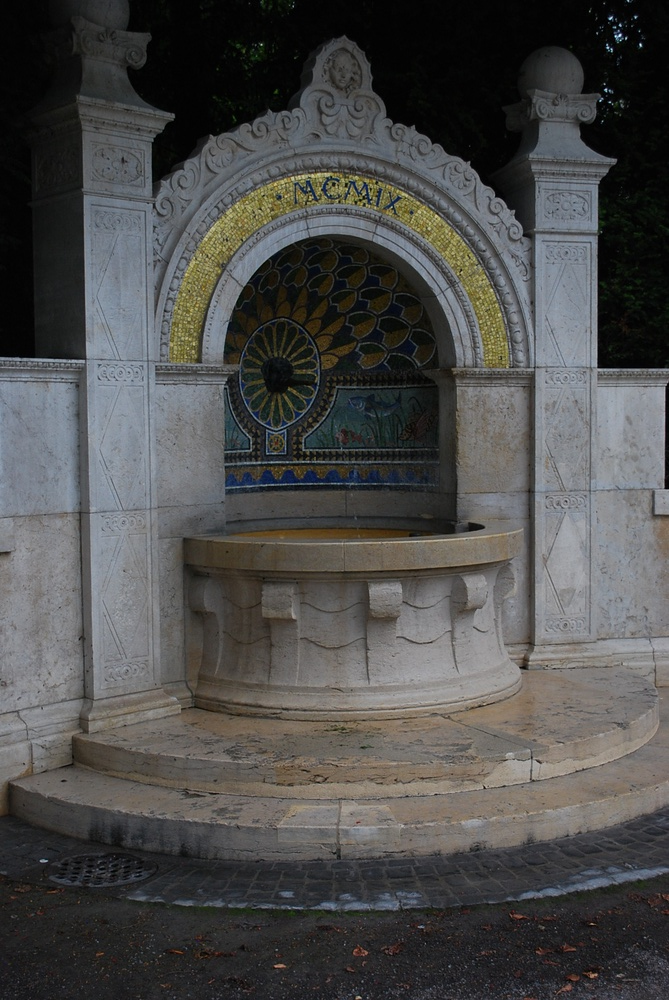
#> input picture MVGlab03_FandH-estimation-main/images/DSC_0480.JPG, 669 x 1000 px, shrunk from 1296 x 1936 before the run; its folder holds only this picture in this run
$ jupyter execute --allow-errors FandH_estimation.ipynb
#> lines starting #> are read from the running program, lines starting #| are printed output that depends on the picture
#> in build_img_info, img is the input picture: shape (1000, 669, 3); mean B, G, R 75, 76.1, 76.4
# 第三次课程作业——基础矩阵、单应矩阵估计

## 任务

- 根据归一化八点法求取基本矩阵
- 根据四点法求取单应矩阵
- 以 images 文件夹里的 **SDC_0480.JPG** 和 **DSC_0481.JPG** 两幅图片为例

<div align=center>

</div>

## 示例代码

- **图像信息提取函数（SIFT特征点和EXIF信息）**

[cell 1]
class FeatureProcess:
    """
    Simple SIFT feature process
    """

    def __init__(self, image):
        """
        Init
        :param image: (np.ndarray): Image in RGB
        """
        self.image = image
        self.gray = cv2.cvtColor(self.image, cv2.COLOR_BGR2GRAY)
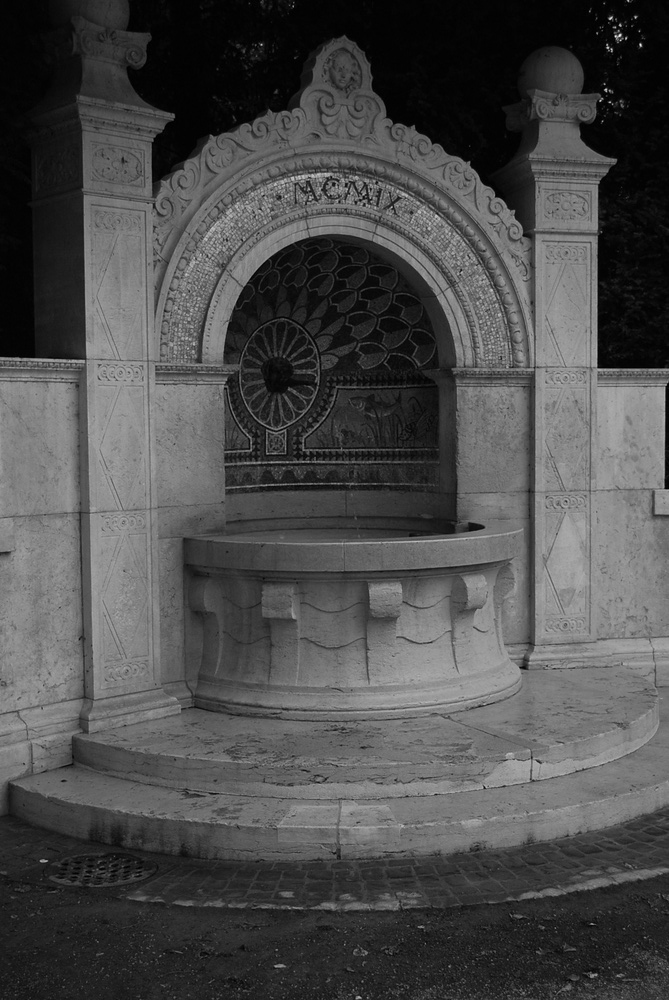
#> self.gray: shape (1000, 669); min 0, max 241, mean 76
        self.keypoints = None
        self.descriptors = None

    def extract_features(self):
        """
        Extract SIFT features in image.
        :return: (list, np.ndarray): keypoints, descriptors in image
        """
        sift = cv2.SIFT_create()
        keypoints, descriptors = sift.detectAndCompute(self.gray, None)
#> keypoints = 2092 keypoints; strongest (x, y, size): (620, 35, 1.9), (606, 90, 2), (610, 18, 2.3), (620, 25, 1.9)

        if len(keypoints) <= 20:
            return None, None
        else:
            self.keypoints = keypoints
#> self.keypoints has the same summary as keypoints
            self.descriptors = descriptors
            return keypoints, descriptors

class PhotoExifInfo:
    """
    Extract photo exif info
    """

    def __init__(self, photo_path):
        """
        init
        :param photo_path: (str): photo path
        """
        self.photo_path = photo_path
        self.focal_length = None
        self.image_width = None
        self.image_length = None
        self.sensor_pixel_size = None

    def get_tags(self):
        """
        Get tags with interested info
        :return: None
        """
        image_content = open(self.photo_path, 'rb')
        tags = exifread.process_file(image_content)
        self.focal_length = float(
            tags['EXIF FocalLength'].values[0].num) / float(tags['EXIF FocalLength'].values[0].den)
        self.image_width = float(tags['EXIF ExifImageWidth'].values[0])
        self.image_length = float(tags['EXIF ExifImageLength'].values[0])
        self.sensor_pixel_size = tags['MakerNote SensorPixelSize']

    def get_intrinsic_matrix(self):
        """
        Get intrinsic matrix of photo's camera
        :return: (np.ndarray): intrinsic matrix K
        """
        K = np.zeros([3, 3])
        dx = self.sensor_pixel_size.values[0].num / self.sensor_pixel_size.values[0].den / self.image_width
        dy = self.sensor_pixel_size.values[1].num / self.sensor_pixel_size.values[1].den / self.image_length
        fu = self.focal_length / dx
        fv = self.focal_length / dy
        u0 = self.image_width / 2
        v0 = self.image_length / 2
        K[0][0] = fu
        K[1][1] = fv
        K[0][2] = u0
        K[1][2] = v0
        K[2][2] = 1
        return K

    # [13 lines left out: functions get_area, get_diam, not called in this run]

def build_img_info(img_root):
    """
    Get info(img,feat,K) from img
    :param img_root: (str): images root
    :return: (list[np.ndarray], list[dict], list[np.ndarray]): info from img
    """
    imgs = []
    feats = []
    K = []
    for i, name in enumerate(os.listdir(img_root)):
        if '.jpg' in name or '.JPG' in name:
            path = os.path.join(img_root, name)
            img = cv2.imread(path)
            imgs.append(img)
            feature_process = FeatureProcess(img)
            kpt, des = feature_process.extract_features()
#> kpt has the same summary as keypoints in extract_features
            photo_info = PhotoExifInfo(path)
            photo_info.get_tags()
#> (the call stopped at in get_tags, `tags = exifread.process_file(image_content)`: exifread is not available in this run)
            K.append(photo_info.get_intrinsic_matrix())
            A = photo_info.get_area()
            D = photo_info.get_diam()
            feats.append({'kpt': kpt, 'des': des, 'A': A, 'D': D})
    return imgs, feats, K


$ run again, on MVGlab03_FandH-estimation-main/images/DSC_0481.JPG
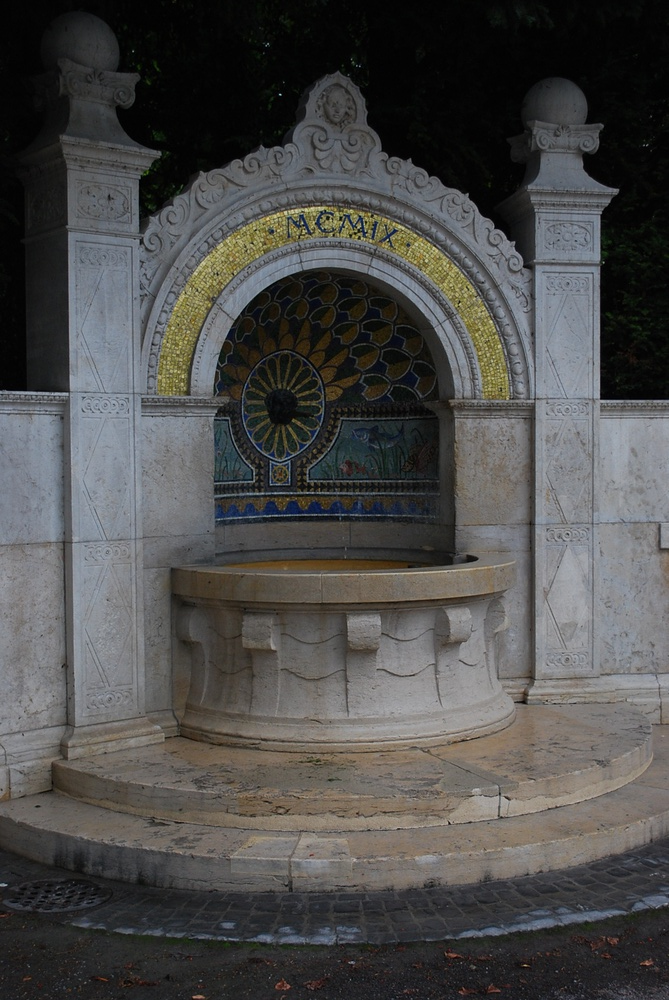
#> input picture MVGlab03_FandH-estimation-main/images/DSC_0481.JPG, 669 x 1000 px, shrunk from 1296 x 1936 before the run
#> in build_img_info, img is the input picture: shape (1000, 669, 3); mean B, G, R 74.6, 75.8, 76.4
#> in __init__, `self.gray = cv2.cvtColor(self.image, cv2.COLOR_BGR2GRAY)`:
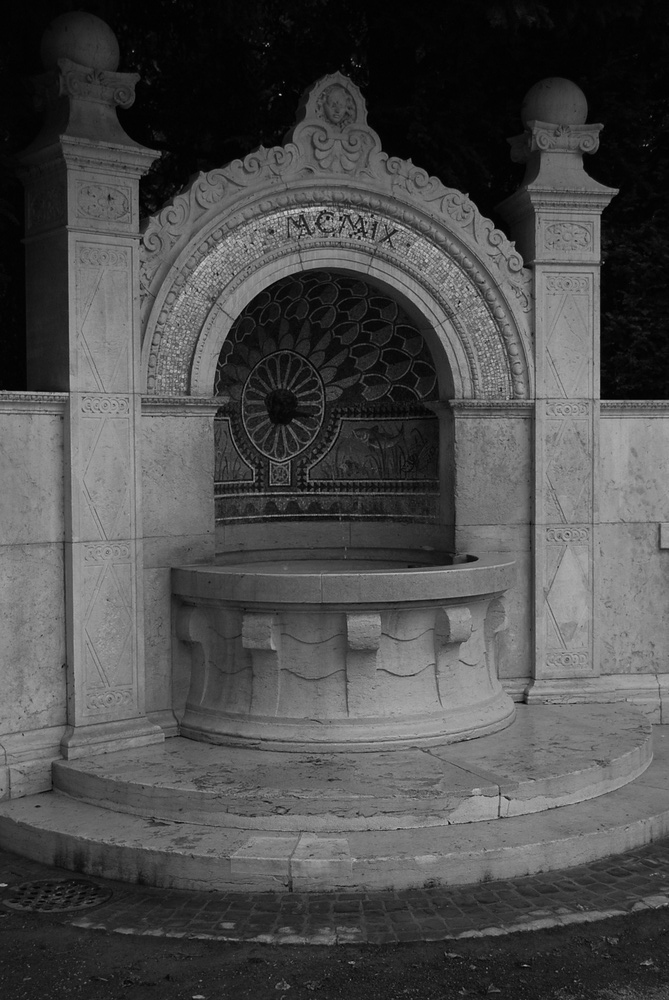
#> self.gray: shape (1000, 669); min 0, max 211, mean 75.8
#> keypoints = 2057 keypoints; strongest (x, y, size): (328, 218, 2.5), (359, 238, 2.1), (355, 233, 1.9), (340, 218, 2.2)
#> self.keypoints has the same summary as keypoints
#> kpt has the same summary as keypoints in extract_features
